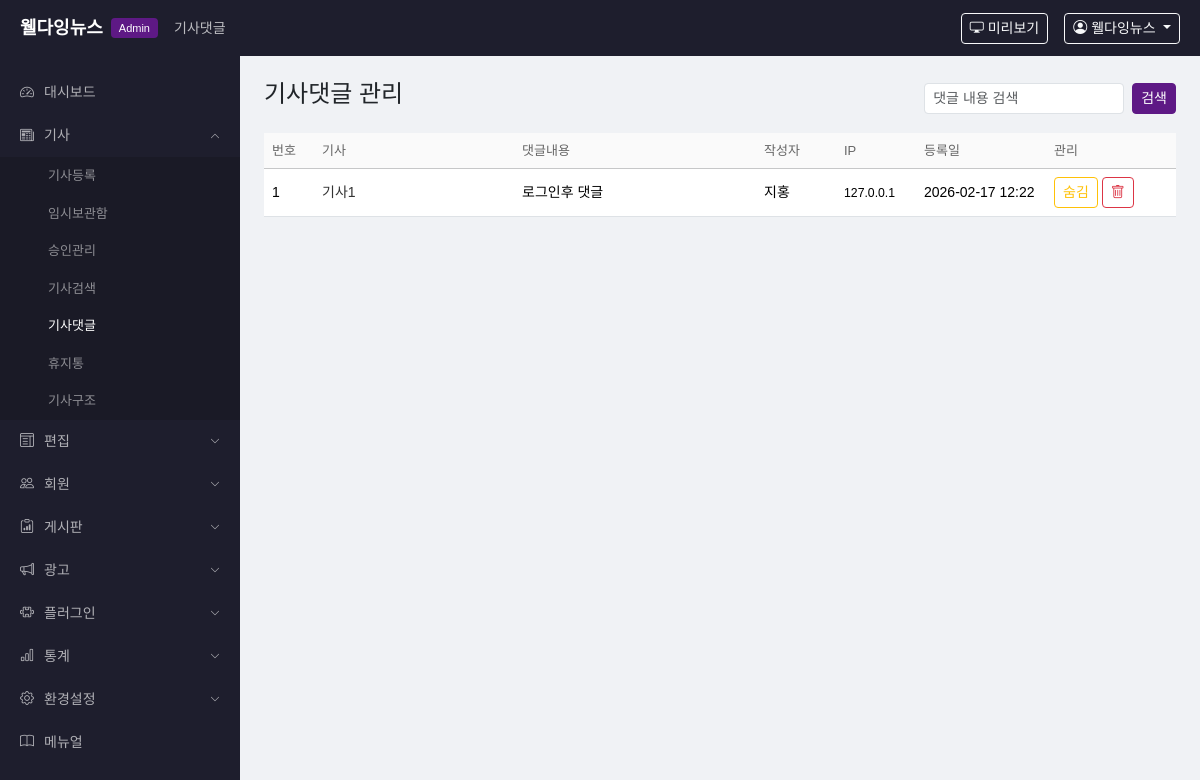
The page /admin/article-comments (signed in) on the database its author committed.
### app/models.py (models this page shows, shortened)
class AdminUser(UserMixin, db.Model):
    __tablename__ = 'admin_user'
    id = db.Column(db.Integer, primary_key=True)
    user_id = db.Column(db.String(50), unique=True, nullable=False)
    password_hash = db.Column(db.String(256), nullable=False)
    name = db.Column(db.String(50), nullable=False)
    email = db.Column(db.String(100))
    department = db.Column(db.String(50), default='')
    level = db.Column(db.String(20), default='admin')  # admin, editor, reporter
    is_active = db.Column(db.Boolean, default=True)
    is_dormant = db.Column(db.Boolean, default=False)
    created_at = db.Column(db.DateTime, default=datetime.now)

class ArticleComment(db.Model):
    __tablename__ = 'article_comment'
    id = db.Column(db.Integer, primary_key=True)
    article_id = db.Column(db.Integer, db.ForeignKey('article.id'), nullable=False)
    parent_id = db.Column(db.Integer, db.ForeignKey('article_comment.id'), nullable=True)
    member_id = db.Column(db.Integer, db.ForeignKey('member.id'), nullable=True)
    author_name = db.Column(db.String(50), default='')
    content = db.Column(db.Text, nullable=False)
    password = db.Column(db.String(200), default='')
    ip_address = db.Column(db.String(50), default='')
    like_count = db.Column(db.Integer, default=0)
    dislike_count = db.Column(db.Integer, default=0)
    is_hidden = db.Column(db.Boolean, default=False)
    created_at = db.Column(db.DateTime, default=datetime.now)
    article = db.relationship('Article', backref=db.backref('comments', lazy='dynamic'))
    member = db.relationship('Member', backref='comments')
    replies = db.relationship('ArticleComment', backref=db.backref('parent', remote_side='ArticleComment.id'),
                              lazy='dynamic', order_by='ArticleComment.created_at.asc()')

class Article(db.Model):
    __tablename__ = 'article'
    id = db.Column(db.Integer, primary_key=True)
    title = db.Column(db.String(500), nullable=False)
    subtitle = db.Column(db.Text, default='')
    content = db.Column(db.Text, default='')
    summary = db.Column(db.Text, default='')
    section_id = db.Column(db.Integer, db.ForeignKey('section.id'))
    subsection_id = db.Column(db.Integer, db.ForeignKey('sub_section.id'))
    author_name = db.Column(db.String(50), default='웰다잉뉴스')
    author_email = db.Column(db.String(100), default='welldyingnews@naver.com')
    source = db.Column(db.String(100), default='')  # 기사출처
    level = db.Column(db.String(1), default='B')  # B=일반, I=중요, T=헤드라인
    recognition = db.Column(db.String(1), default='E')  # C=미승인, E=승인, R=반려
    article_type = db.Column(db.String(1), default='B')  # B=일반, P=카드뉴스, G=갤러리
    thumbnail_path = db.Column(db.String(500), default='')
    keyword = db.Column(db.String(500), default='')
    view_count = db.Column(db.Integer, default=0)
    created_at = db.Column(db.DateTime, default=datetime.now)
    updated_at = db.Column(db.DateTime, default=datetime.now, onupdate=datetime.now)
    embargo_date = db.Column(db.DateTime, nullable=True)
    is_deleted = db.Column(db.Boolean, default=False)
    section = db.relationship('Section', backref='articles')
    subsection = db.relationship('SubSection', backref='articles')
    article_relations = db.relationship('ArticleRelation', foreign_keys='ArticleRelation.article_id',
                                        backref='article', lazy='dynamic', cascade='all, delete-orphan')

### app/admin/routes.py (the view)
@admin_bp.route('/article-comments')
@admin_required
def article_comments():
    page = request.args.get('page', 1, type=int)
    q = request.args.get('q', '').strip()
    query = ArticleComment.query
    if q:
        query = query.filter(ArticleComment.content.contains(q))
    pagination = query.order_by(ArticleComment.created_at.desc()).paginate(page=page, per_page=20, error_out=False)
    return render_template('admin/article_comments.html', comments=pagination.items, pagination=pagination, q=q)

### app/__init__.py (called while the page is built)
def create_app():
    app = Flask(__name__)
    app.config.from_object(Config)
    os.makedirs(app.config['UPLOAD_FOLDER'], exist_ok=True)
    db.init_app(app)
    login_manager.init_app(app)
    login_manager.login_view = 'admin.login'
    @login_manager.user_loader
    def load_user(user_id):
        return db.session.get(AdminUser, int(user_id))
    from app.admin import admin_bp
    from app.public import public_bp
    app.register_blueprint(admin_bp, url_prefix='/admin')
    app.register_blueprint(public_bp)
    with app.app_context():
        db.create_all()
    return app

### app/admin/routes.py (called while the page is built)
def admin_required(f):
    @wraps(f)
    @login_required
    def decorated(*args, **kwargs):
        return f(*args, **kwargs)
    return decorated

### app/admin/templates/admin/article_comments.html (shortened to what this page needs)
{% extends "admin/base.html" %}
{% block nav_title %}기사댓글{% endblock %}
{% block content %}
<div class="d-flex justify-content-between align-items-center mb-3">
    <h4>기사댓글 관리</h4>
    <form class="d-flex gap-2" method="get">
        <input type="text" name="q" class="form-control form-control-sm" placeholder="댓글 내용 검색" value="{{ q }}" style="width:200px">
        <button class="btn btn-sm btn-primary">검색</button>
    </form>
</div>
<div class="table-responsive">
    <table class="table table-hover">
        <thead class="table-light">
            <tr><th style="width:50px">번호</th><th style="width:200px">기사</th><th>댓글내용</th><th style="width:80px">작성자</th><th style="width:80px">IP</th><th style="width:130px">등록일</th><th style="width:130px">관리</th></tr>
        </thead>
        <tbody>
            {% for c in comments %}
            <tr class="{% if c.is_hidden %}table-secondary{% endif %}">
                <td>{{ c.id }}</td>
                <td><a href="{{ url_for('admin.article_edit', article_id=c.article_id) }}">{{ c.article.title|truncate(30) if c.article else '-' }}</a></td>
                <td>{{ c.content|truncate(80) }}</td>
                <td>{{ c.author_name }}</td>
                <td><small>{{ c.ip_address }}</small></td>
                <td>{{ c.created_at.strftime('%Y-%m-%d %H:%M') }}</td>
                <td>
                    <form method="post" action="{{ url_for('admin.article_comment_toggle', comment_id=c.id) }}" class="d-inline">
                        <button class="btn btn-sm {% if c.is_hidden %}btn-outline-success{% else %}btn-outline-warning{% endif %}">{{ '공개' if c.is_hidden else '숨김' }}</button>
                    </form>
                    <form method="post" action="{{ url_for('admin.article_comment_delete', comment_id=c.id) }}" class="d-inline" onsubmit="return confirm('삭제하시겠습니까?')">
                        <button class="btn btn-sm btn-outline-danger"><i class="bi bi-trash"></i></button>
                    </form>
                </td>
            </tr>
            {% else %}
            <tr><td colspan="7" class="text-center text-muted py-4">댓글이 없습니다.</td></tr>
            {% endfor %}
        </tbody>
    </table>
</div>
{% endblock %}

### app/admin/templates/admin/base.html (shortened to what this page needs)
<!DOCTYPE html>
<html lang="ko">
<head>
    <link href="https://cdn.jsdelivr.net/npm/bootstrap@5.3.3/dist/css/bootstrap.min.css" rel="stylesheet">
    <link href="https://cdn.jsdelivr.net/npm/bootstrap-icons@1.11.3/font/bootstrap-icons.min.css" rel="stylesheet">
    <link href="{{ url_for('static', filename='css/admin.css') }}" rel="stylesheet">
</head>
<body>
<header class="admin-header">
    <div class="d-flex align-items-center w-100">
        <a href="{{ url_for('admin.dashboard') }}" class="admin-logo">
            <span class="logo-text">웰다잉뉴스</span>
            <span class="logo-badge">Admin</span>
        </a>
        <div class="admin-nav-title ms-3">{% block nav_title %}대시보드{% endblock %}</div>
        <div class="ms-auto d-flex align-items-center gap-3">
            <a href="{{ url_for('public.index') }}" target="_blank" class="btn btn-sm btn-outline-light">
                <i class="bi bi-display"></i> 미리보기
            </a>
            <div class="dropdown">
                <button class="btn btn-sm btn-outline-light dropdown-toggle" data-bs-toggle="dropdown">
                    <i class="bi bi-person-circle"></i> {{ current_user.name }}
                </button>
            </div>
        </div>
    </div>
</header>
<div class="admin-layout">
    <aside class="admin-sidebar">
        <nav>
            {% set ep = request.endpoint or '' %}
            <ul class="sidebar-nav">
                <li class="{% if ep == 'admin.dashboard' %}active{% endif %}">
                    <a href="{{ url_for('admin.dashboard') }}"><i class="bi bi-speedometer2"></i> 대시보드</a>
                </li>
                <li class="nav-group {% if 'article' in ep or ep == 'admin.approval' or ep == 'admin.article_comments' or ep == 'admin.article_structure' %}open{% endif %}">
                    <a href="#" class="nav-group-toggle"><i class="bi bi-newspaper"></i> 기사 <i class="bi bi-chevron-down ms-auto"></i></a>
                    <ul class="nav-sub">
                        <li class="{% if ep == 'admin.article_new' %}active{% endif %}"><a href="{{ url_for('admin.article_new') }}">기사등록</a></li>
                        <li class="{% if ep == 'admin.draft_list' %}active{% endif %}"><a href="{{ url_for('admin.draft_list') }}">임시보관함</a></li>
                        <li class="{% if ep == 'admin.approval' %}active{% endif %}"><a href="{{ url_for('admin.approval') }}">승인관리</a></li>
                        <li class="{% if ep == 'admin.article_list' and not show_deleted %}active{% endif %}"><a href="{{ url_for('admin.article_list') }}">기사검색</a></li>
                        <li class="{% if ep == 'admin.article_comments' %}active{% endif %}"><a href="{{ url_for('admin.article_comments') }}">기사댓글</a></li>
                        <li class="{% if ep == 'admin.article_list' and show_deleted %}active{% endif %}"><a href="{{ url_for('admin.article_list', deleted='1') }}">휴지통</a></li>
                        <li class="{% if ep == 'admin.article_structure' %}active{% endif %}"><a href="{{ url_for('admin.article_structure') }}">기사구조</a></li>
                    </ul>
                </li>
                <li class="nav-group {% if 'edit_layout' in ep %}open{% endif %}">
                    <a href="#" class="nav-group-toggle"><i class="bi bi-layout-text-window"></i> 편집 <i class="bi bi-chevron-down ms-auto"></i></a>
                </li>
                <li class="nav-group {% if 'member' in ep or 'dormant' in ep or 'etc_level' in ep or 'division' in ep or 'department' in ep %}open{% endif %}">
                    <a href="#" class="nav-group-toggle"><i class="bi bi-people"></i> 회원 <i class="bi bi-chevron-down ms-auto"></i></a>
                </li>
                <li class="nav-group {% if 'board' in ep or 'bbs' in ep or 'event_request' in ep %}open{% endif %}">
                    <a href="#" class="nav-group-toggle"><i class="bi bi-clipboard-data"></i> 게시판 <i class="bi bi-chevron-down ms-auto"></i></a>
                </li>
                <li class="nav-group {% if 'banner' in ep or 'popup' in ep %}open{% endif %}">
                    <a href="#" class="nav-group-toggle"><i class="bi bi-megaphone"></i> 광고 <i class="bi bi-chevron-down ms-auto"></i></a>
                </li>
                <li class="nav-group {% if 'poll' in ep %}open{% endif %}">
                    <a href="#" class="nav-group-toggle"><i class="bi bi-puzzle"></i> 플러그인 <i class="bi bi-chevron-down ms-auto"></i></a>
                </li>
                <li class="nav-group {% if 'stats' in ep %}open{% endif %}">
                    <a href="#" class="nav-group-toggle"><i class="bi bi-bar-chart"></i> 통계 <i class="bi bi-chevron-down ms-auto"></i></a>
                </li>
                <li class="nav-group {% if 'settings' in ep or 'section' in ep or 'comment_config' in ep %}open{% endif %}">
                    <a href="#" class="nav-group-toggle"><i class="bi bi-gear"></i> 환경설정 <i class="bi bi-chevron-down ms-auto"></i></a>
                </li>
                <li class="{% if ep == 'admin.manual' %}active{% endif %}">
                    <a href="{{ url_for('admin.manual') }}"><i class="bi bi-book"></i> 메뉴얼</a>
                </li>
            </ul>
        </nav>
    </aside>
    <main class="admin-content">
        {% block content %}{% endblock %}
    </main>
</div>
</body>
</html>

### app/static/css/admin.css (style rules this page uses)
body { font-family: 'Noto Sans KR', sans-serif; background: #f0f2f5; margin: 0; }
.admin-header { position: fixed; top: 0; left: 0; right: 0; z-index: 1000; height: 56px; background: #1e1e2d; color: #fff; display: flex; align-items: center; padding: 0 20px; }
.admin-logo { text-decoration: none; display: flex; align-items: center; gap: 8px; }
.admin-logo .logo-text { color: #fff; font-size: 18px; font-weight: 700; }
.admin-logo .logo-badge { background: #5e1985; color: #fff; font-size: 11px; padding: 2px 8px; border-radius: 4px; font-weight: 500; }
.admin-nav-title { color: rgba(255,255,255,0.7); font-size: 14px; }
.admin-layout { display: flex; margin-top: 56px; min-height: calc(100vh - 56px); }
.admin-sidebar { width: 240px; min-width: 240px; background: #1e1e2d; padding: 15px 0; position: fixed; top: 56px; bottom: 0; left: 0; overflow-y: auto; }
.sidebar-nav { list-style: none; padding: 0; margin: 0; }
.sidebar-nav > li > a { display: flex; align-items: center; gap: 10px; padding: 11px 20px; color: rgba(255,255,255,0.65); text-decoration: none; font-size: 14px; transition: all 0.2s; }
.nav-sub { list-style: none; padding: 0; margin: 0; display: none; background: rgba(0,0,0,0.15); }
.nav-group.open .nav-sub { display: block; }
.nav-sub li a { display: block; padding: 9px 20px 9px 48px; color: rgba(255,255,255,0.5); text-decoration: none; font-size: 13px; transition: all 0.2s; }
.nav-sub li a:hover, .nav-sub li.active a { color: #fff; }
.nav-group-toggle .ms-auto { font-size: 10px; transition: transform 0.2s; }
.nav-group.open .nav-group-toggle .ms-auto { transform: rotate(180deg); }
.admin-content { flex: 1; margin-left: 240px; padding: 24px; }
.table th { font-weight: 500; font-size: 13px; color: #666; background: #fafafa; }
.table td { font-size: 14px; vertical-align: middle; }
.table td a { color: #333; text-decoration: none; }
.btn-primary { background: #5e1985; border-color: #5e1985; }

### rows shown on the page
AdminUser: name "웰다잉뉴스"
ArticleComment: id "1", article "기사1", content "로그인후 댓글", author_name "지홍", ip_address "127.0.0.1", created_at "2026-02-17 12:22", is_hidden "숨김"
